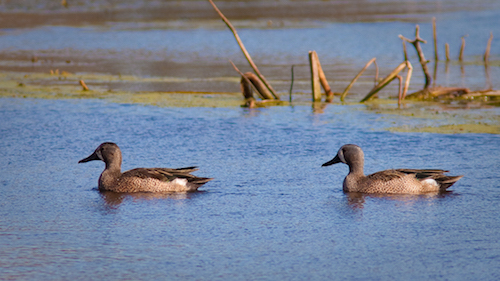
#> input picture datasets/ducks.jpg, 500 x 281 px, found by its file name
$ python 5.histbackprojection.py
#> lines starting #> are read from the running program, lines starting #| are printed output that depends on the picture; after the words box and inside, x2 and y2 are one past the last pixel; in counts of white or black regions, pixels touching at a corner belong together
import cv2
from google.colab.patches import cv2_imshow
import numpy as np

target = cv2.imread('/content/sample_data/ducks.jpg')
#> target is the input picture: shape (281, 500, 3); mean B, G, R 148.8, 130.3, 119.6
roi = target[150:200, 250:300]
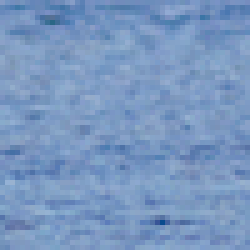
#> roi: shape (50, 50, 3) (shown 5 times larger); mean B, G, R 192.6, 151.3, 121
hsv = cv2.cvtColor(roi,cv2.COLOR_BGR2HSV)
#> hsv: shape (50, 50, 3); mean H, S, V 107.3, 95.2, 192.6
hsvt = cv2.cvtColor(target,cv2.COLOR_BGR2HSV)
#> hsvt: shape (281, 500, 3); mean H, S, V 85.3, 80, 159.4

# calculating object histogram
roihist = cv2.calcHist([hsv],[0, 1], None, [180, 256], [0, 180, 0, 256] )
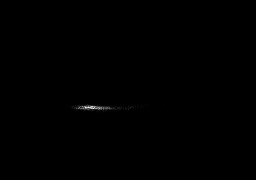
#> roihist: shape (180, 256) float32; min 0, max 43, mean 0.1; drawn with min black and max white

# normalize histogram and apply backprojection
cv2.normalize(roihist, roihist, 0, 255, cv2.NORM_MINMAX)
#> roihist: shape (180, 256) float32; 0.8% of pixels changed, all inside (x1, y1, x2, y2) = (65, 100, 240, 114)
dst = cv2.calcBackProject([hsvt], [0, 1], roihist, [0, 180, 0, 256], 1)
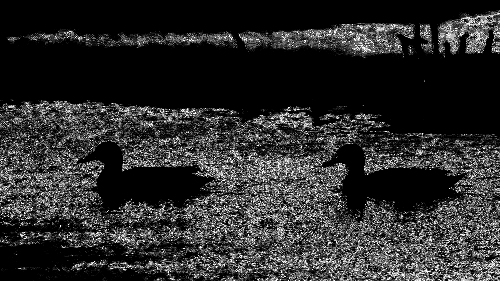
#> dst: shape (281, 500); min 0, max 255, mean 43.6

# Now convolute with circular disc
disc = cv2.getStructuringElement(cv2.MORPH_ELLIPSE, (5, 5))
cv2.filter2D(dst, -1, disc, dst)
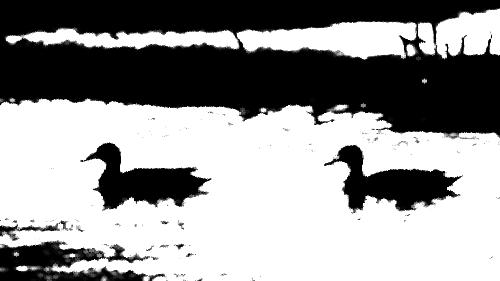
#> dst: shape (281, 500); min 0, max 255, mean 150.1

# threshold and binary AND
ret,thresh = cv2.threshold(dst, 50, 255, 0)
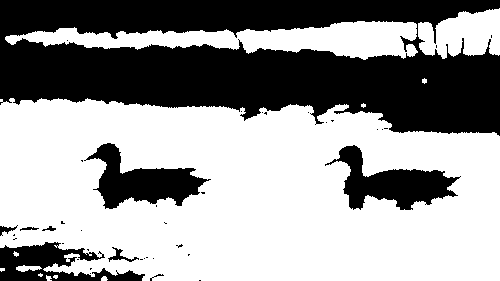
#> thresh: shape (281, 500); 60.4% white; 41 black regions (32 under 20 px), largest, box (x1, y1, x2, y2) and area: (0, 0, 500, 136) 45113, (325, 145, 461, 210) 3694, (84, 143, 211, 209) 3645
thresh = cv2.merge((thresh, thresh, thresh))
res = cv2.bitwise_and(target, thresh)
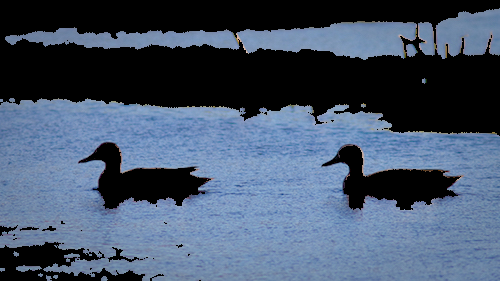
#> res: shape (281, 500, 3); mean B, G, R 106.3, 84.6, 69.3
cv2_imshow(res)

$ run again, with datasets/cats_00009.jpg copied over datasets/ducks.jpg
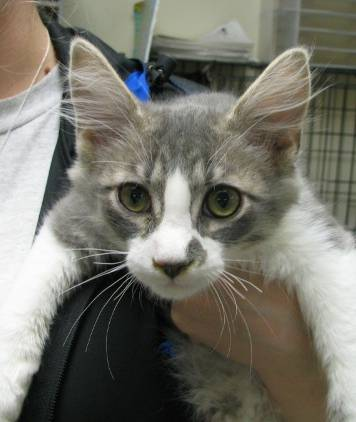
#> input picture datasets/cats_00009.jpg, 356 x 422 px, found by its file name
#> target is the input picture: shape (422, 356, 3); mean B, G, R 107.3, 117.2, 118.7
#> hsv: shape (50, 50, 3); mean H, S, V 26.6, 47.1, 108.5
#> hsvt: shape (422, 356, 3); mean H, S, V 41.3, 40, 121.1
#> `ret,thresh = cv2.threshold(dst, 50, 255, 0)`:
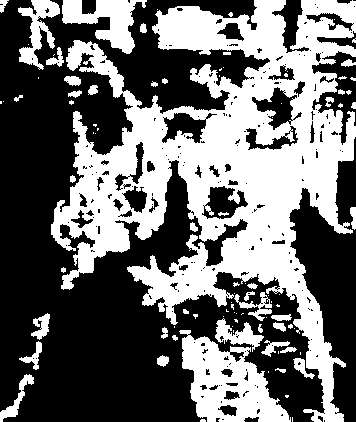
#> thresh: shape (422, 356); 42.1% white; 94 white regions (53 under 20 px), largest, box (x1, y1, x2, y2) and area: (51, 0, 356, 422) 50184, (179, 330, 291, 422) 5351, (62, 0, 147, 54) 2151
#> `res = cv2.bitwise_and(target, thresh)`:
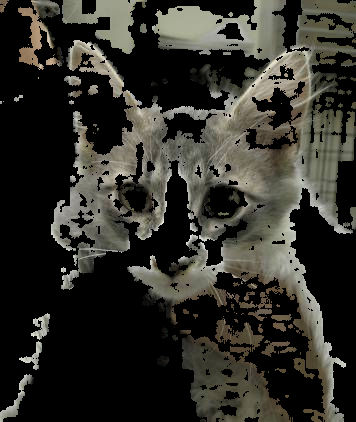
#> res: shape (422, 356, 3); mean B, G, R 41.9, 48.1, 49
